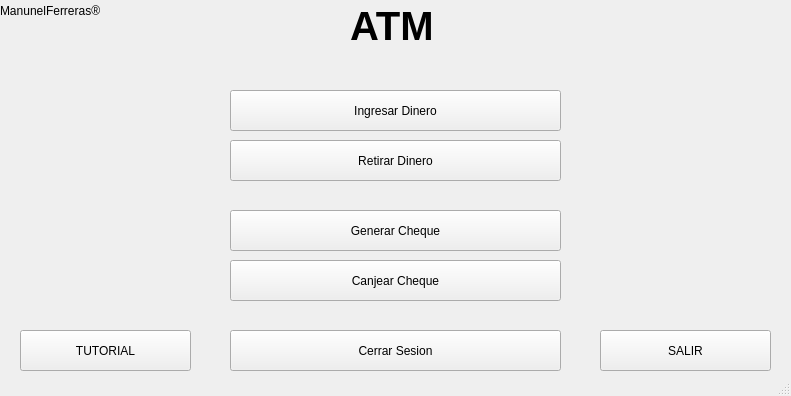
<?xml version="1.0" encoding="UTF-8"?>
<ui version="4.0">
 <class>MainWindow</class>
 <widget class="QMainWindow" name="MainWindow">
  <property name="geometry">
   <rect>
    <x>0</x>
    <y>0</y>
    <width>791</width>
    <height>396</height>
   </rect>
  </property>
  <property name="windowTitle">
   <string>MainWindow</string>
  </property>
  <widget class="QWidget" name="centralwidget">
   <widget class="QLabel" name="lbl_atm">
    <property name="geometry">
     <rect>
      <x>350</x>
      <y>0</y>
      <width>161</width>
      <height>51</height>
     </rect>
    </property>
    <property name="font">
     <font>
      <pointsize>30</pointsize>
      <weight>75</weight>
      <italic>false</italic>
      <bold>true</bold>
      <underline>false</underline>
      <kerning>true</kerning>
     </font>
    </property>
    <property name="text">
     <string>ATM</string>
    </property>
   </widget>
   <widget class="QPushButton" name="btn_deposit">
    <property name="geometry">
     <rect>
      <x>230</x>
      <y>90</y>
      <width>331</width>
      <height>41</height>
     </rect>
    </property>
    <property name="text">
     <string>Ingresar Dinero</string>
    </property>
   </widget>
   <widget class="QPushButton" name="btn_withdraw">
    <property name="geometry">
     <rect>
      <x>230</x>
      <y>140</y>
      <width>331</width>
      <height>41</height>
     </rect>
    </property>
    <property name="text">
     <string>Retirar Dinero</string>
    </property>
   </widget>
   <widget class="QPushButton" name="btn_generate">
    <property name="geometry">
     <rect>
      <x>230</x>
      <y>210</y>
      <width>331</width>
      <height>41</height>
     </rect>
    </property>
    <property name="text">
     <string>Generar Cheque</string>
    </property>
   </widget>
   <widget class="QPushButton" name="btn_cheque">
    <property name="geometry">
     <rect>
      <x>230</x>
      <y>260</y>
      <width>331</width>
      <height>41</height>
     </rect>
    </property>
    <property name="text">
     <string>Canjear Cheque</string>
    </property>
   </widget>
   <widget class="QLabel" name="lbl_copyright">
    <property name="geometry">
     <rect>
      <x>0</x>
      <y>0</y>
      <width>101</width>
      <height>21</height>
     </rect>
    </property>
    <property name="text">
     <string>ManunelFerreras® </string>
    </property>
   </widget>
   <widget class="QPushButton" name="btn_close_session">
    <property name="geometry">
     <rect>
      <x>230</x>
      <y>330</y>
      <width>331</width>
      <height>41</height>
     </rect>
    </property>
    <property name="text">
     <string>Cerrar Sesion</string>
    </property>
   </widget>
   <widget class="QPushButton" name="btn_tutorial">
    <property name="geometry">
     <rect>
      <x>20</x>
      <y>330</y>
      <width>171</width>
      <height>41</height>
     </rect>
    </property>
    <property name="text">
     <string>TUTORIAL</string>
    </property>
   </widget>
   <widget class="QPushButton" name="btn_exit">
    <property name="geometry">
     <rect>
      <x>600</x>
      <y>330</y>
      <width>171</width>
      <height>41</height>
     </rect>
    </property>
    <property name="text">
     <string>SALIR</string>
    </property>
   </widget>
  </widget>
  <widget class="QStatusBar" name="statusbar"/>
 </widget>
 <resources/>
 <connections/>
</ui>
